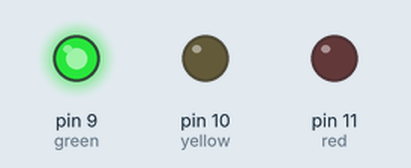
Bench run of a sketch on a simulated Arduino Uno, built with avr-gcc and run on an emulated ATmega328P. Shown: output pins drawn as LEDs (lit = HIGH).

Above: at 1.0 s.
At 3.5 s:
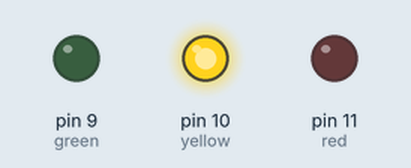
At 7.5 s:
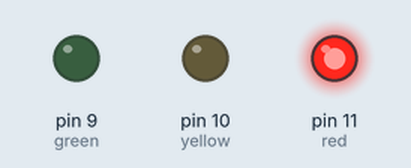
At 10.5 s:
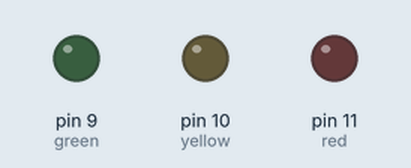
Timing chart, 0 to 14.3 s (numbered marks = the images above):
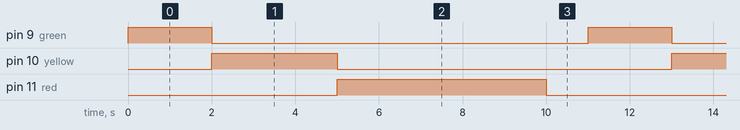

Measured:
- by itself, pin 9 (green): alternates HIGH for 2.0 s and LOW for 9.0 s
- by itself, pin 10 (yellow): alternates HIGH for 3.0 s and LOW for 8.0 s
- by itself, pin 11 (red): alternates HIGH for 5.0 s and LOW for 6.0 s

The sketch:

traffic.ino
```cpp
int green = 9;
int yellow = 10;
int red = 11;

void setup() {
  // put your setup code here, to run once:
  pinMode(green, OUTPUT);
  pinMode(yellow, OUTPUT);
  pinMode(red, OUTPUT);
}

void loop() {
  // put your main code here, to run repeatedly:
  digitalWrite(green, HIGH);
  delay(2000);
  digitalWrite(green, LOW);
  digitalWrite(yellow, HIGH);
  delay(3000);
  digitalWrite(yellow, LOW);
  digitalWrite(red, HIGH);
  delay(5000);
  digitalWrite(red, LOW);
  delay(1000);

}
```
